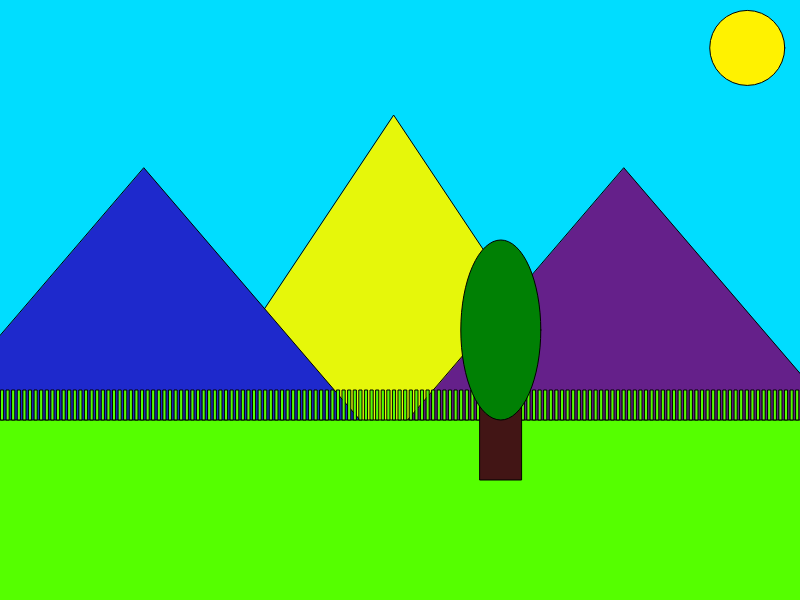
Frame 1 (no input)
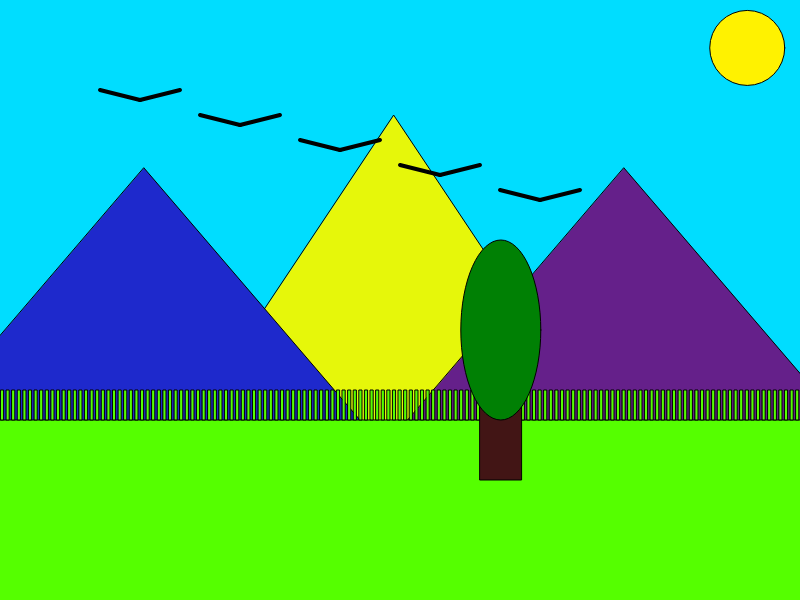
Frame 60 (no input)
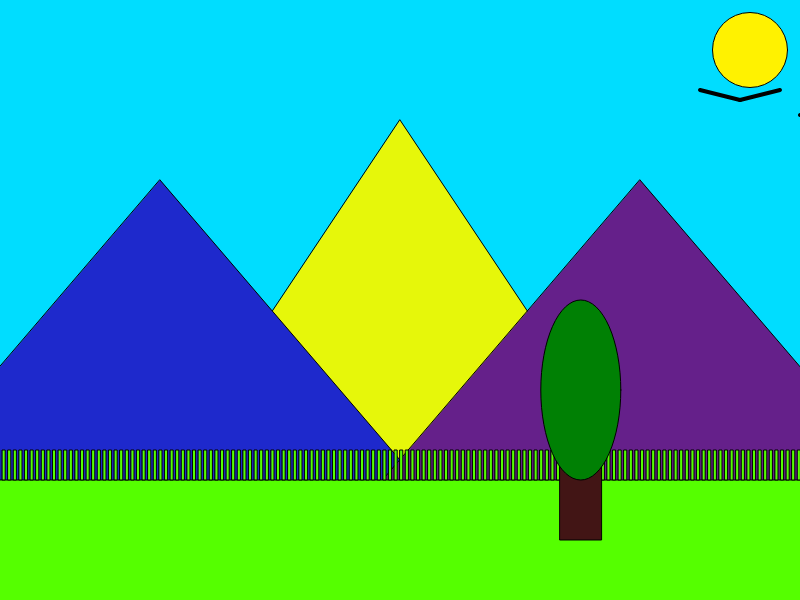
Frame 120 (the mouse pressed at the canvas centre since frame 60)

The p5.js sketch that drew these frames (run headless with seeded random() and noise() and a simulated clock; from frame 60 on, the mouse is pressed at the canvas centre):

// p5.js sketch
// ── sketch.js
var randcolor1,
    randcolor2,
    randcolor3,
    bird = [-50,0];

function setup() {
  createCanvas(displayWidth,displayHeight);
  randcolor1 = color(Math.floor(Math.random()*255),Math.floor(Math.random()*255),Math.floor(Math.random()*255));
  randcolor2 = color(Math.floor(Math.random()*255),Math.floor(Math.random()*255),Math.floor(Math.random()*255));
  randcolor3 = color(Math.floor(Math.random()*255),Math.floor(Math.random()*255),Math.floor(Math.random()*255));
}

function draw() {
  // Colors
  var blue = color(0, 221, 255),
      green = color(85, 255, 0),
      yellow = color(255, 242, 0),
      darkgreen = color(0, 128, 4),
      brown = color(66, 21, 21);
  
  // Layers
  var l1c = [0+((mouseX-(displayWidth/2))/145),0+((mouseY-(displayHeight/2))/145)],
      l2c = [0+((mouseX-(displayWidth/2))/65),0+((mouseY-(displayHeight/2))/65)],
      l3c = [0+((mouseX-(displayWidth/2))/25),0+((mouseY-(displayHeight/2))/25)],
      l4c = [0+((mouseX-(displayWidth/2))/5),0+((mouseY-(displayHeight/2))/5)];
  
  // Background Color
  background(blue);
  
  // Layer 1
  strokeWeight(1);
  fill(yellow);
  ellipse(l1c[0]+displayWidth-50, l1c[1]+50, 75);
  
  // Layer 2
  fill(randcolor1);
  triangle(l2c[0]+(displayWidth/2),l2c[1]+(displayHeight/5),l2c[0]+(displayWidth-(displayWidth/10)),l2c[1]+displayHeight,l2c[0]+(displayWidth/10),l2c[1]+displayHeight);

  // Layer 3
  fill(randcolor2);
  triangle(l3c[0]+(displayWidth/5),l3c[1]+(displayHeight/(500/150)),l3c[0]+(displayWidth/(500/325)),l3c[1]+displayHeight,l3c[0]-(displayWidth/4),l3c[1]+displayHeight);
  fill(randcolor3);
  triangle(l3c[0]+(displayWidth/1.25),l3c[1]+(displayHeight/(500/150)),l3c[0]+(displayWidth/0.8),l3c[1]+displayHeight,l3c[0]+(displayWidth/(500/175)),l3c[1]+displayHeight);

  // Layer 4
  fill(green);
  rect(l4c[0]-(displayWidth/5),l4c[1]+(displayHeight/1.25),(displayWidth/(500/700)), displayHeight/2.5);
  var num = displayWidth/4;
  for (i=0;i<num;i++) {
    rect(i*((displayWidth/(500/700))/num)+l4c[0]-(displayWidth/5),l4c[1]+(displayHeight/(500/375)),(displayWidth/(500/700))/(2*num),(displayHeight/20));
  }
  fill(brown);
  rect(l4c[0]+(displayWidth/(500/350)),l4c[1]+(displayHeight/(500/350)),(displayWidth/(500/26)),(displayHeight/5));
  fill(darkgreen);
  ellipse(l4c[0]+(displayWidth/(500/363)),l4c[1]+(displayHeight/(500/325)),(displayWidth/10),(displayHeight/(500/150)));
  
  // Birds
  strokeWeight(4);
  // Bird1
  line(bird[0],bird[1]+200,bird[0]-40,bird[1]+190);
  line(bird[0],bird[1]+200,bird[0]+40,bird[1]+190);
  // Bird2
  line(bird[0]-100,bird[1]+175,bird[0]-140,bird[1]+165);
  line(bird[0]-100,bird[1]+175,bird[0]-60,bird[1]+165);
  // Bird3
  line(bird[0]-200,bird[1]+150,bird[0]-240,bird[1]+140);
  line(bird[0]-200,bird[1]+150,bird[0]-160,bird[1]+140);
  // Bird4
  line(bird[0]-300,bird[1]+125,bird[0]-340,bird[1]+115);
  line(bird[0]-300,bird[1]+125,bird[0]-260,bird[1]+115);
  // Bird5
  line(bird[0]-400,bird[1]+100,bird[0]-440,bird[1]+90);
  line(bird[0]-400,bird[1]+100,bird[0]-360,bird[1]+90);
  // Move the Birds
  if (bird[0] >= (displayWidth/(500/950))){
    bird[0] = -50;
  } else {
    bird[0]+=10;
  }
}

function windowResized() {
  resizeCanvas(displayWidth, displayHeight);
}
